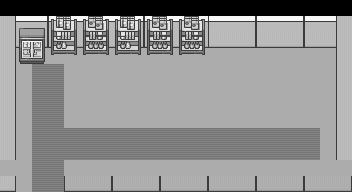

A level layout from a 2D game, rendered from its tile map. Below: a short description, then the map file with tile-grid data replaced by summaries:
An orthogonal 22x12 tile map with 16x16 px tiles, 4 tile layers (floor, hills, decor, decor2), 2 tilesets and 21 objects (6x walls/wall_3_middle, 6x walls/wall_3_right, 5x walls/wall_3_left, 2x walls/wall_2_left).

<map version="1.10" tiledversion="1.11.2" orientation="orthogonal" renderorder="right-down" width="22" height="12" tilewidth="16" tileheight="16" infinite="0" nextlayerid="8" nextobjectid="194">
 <editorsettings>
  <export target="shop1.lua" format="lua" />
 </editorsettings>
 <tileset firstgid="1" name="walls" tilewidth="16" tileheight="16" tilecount="391" columns="17">
  <image source="../assets/tilesets/walls.png" width="272" height="368" />
 </tileset>
 <tileset firstgid="392" name="Interiors" tilewidth="16" tileheight="16" tilecount="1536" columns="16">
  <image source="../assets/tilesets/Interiors.png" width="256" height="1536" />
 </tileset>
 <layer id="1" name="floor" width="22" height="12">
  <data>[264 cells, 241 non-empty, 2 distinct tile ids]</data>
 </layer>
 <layer id="2" name="hills" width="22" height="12">
  <data>[264 cells, 77 non-empty, 10 distinct tile ids]</data>
 </layer>
 <layer id="3" name="decor" width="22" height="12">
  <data>[264 cells, 36 non-empty, 12 distinct tile ids]</data>
 </layer>
 <layer id="5" name="decor2" width="22" height="12">
  <data>[264 cells, 36 non-empty, 18 distinct tile ids]</data>
 </layer>
 <objectgroup id="6" name="colliders">
  <object id="1" x="336" y="16" width="16" height="176" />
  <object id="174" x="0" y="16" width="16" height="176" />
 </objectgroup>
 <objectgroup id="7" name="props">
  <object id="175" name="walls/wall_3_middle" x="184" y="168">
   <properties>
    <property name="&#10;transparency_when_inside" type="bool" value="true" />
    <property name="add_y" type="float" value="50" />
   </properties>
   <point />
  </object>
  <object id="176" name="walls/wall_3_left" x="168" y="168">
   <properties>
    <property name="&#10;transparency_when_inside" type="bool" value="true" />
    <property name="add_y" type="float" value="50" />
   </properties>
   <point />
  </object>
  <object id="177" name="walls/wall_3_right" x="200" y="168">
   <properties>
    <property name="&#10;transparency_when_inside" type="bool" value="true" />
    <property name="add_y" type="float" value="50" />
   </properties>
   <point />
  </object>
  <object id="178" name="walls/wall_3_left" x="216" y="168">
   <properties>
    <property name="&#10;transparency_when_inside" type="bool" value="true" />
    <property name="add_y" type="float" value="50" />
   </properties>
   <point />
  </object>
  <object id="179" name="walls/wall_3_middle" x="136" y="168">
   <properties>
    <property name="&#10;transparency_when_inside" type="bool" value="true" />
    <property name="add_y" type="float" value="50" />
   </properties>
   <point />
  </object>
  <object id="180" name="walls/wall_3_left" x="120" y="168">
   <properties>
    <property name="&#10;transparency_when_inside" type="bool" value="true" />
    <property name="add_y" type="float" value="50" />
   </properties>
   <point />
  </object>
  <object id="181" name="walls/wall_3_right" x="152" y="168">
   <properties>
    <property name="&#10;transparency_when_inside" type="bool" value="true" />
    <property name="add_y" type="float" value="50" />
   </properties>
   <point />
  </object>
  <object id="182" name="walls/wall_3_middle" x="88" y="168">
   <properties>
    <property name="&#10;transparency_when_inside" type="bool" value="true" />
    <property name="add_y" type="float" value="50" />
   </properties>
   <point />
  </object>
  <object id="183" name="walls/wall_3_left" x="72" y="168">
   <properties>
    <property name="&#10;transparency_when_inside" type="bool" value="true" />
    <property name="add_y" type="float" value="50" />
   </properties>
   <point />
  </object>
  <object id="184" name="walls/wall_3_right" x="104" y="168">
   <properties>
    <property name="&#10;transparency_when_inside" type="bool" value="true" />
    <property name="add_y" type="float" value="50" />
   </properties>
   <point />
  </object>
  <object id="185" name="walls/wall_3_middle" x="280" y="168">
   <properties>
    <property name="&#10;transparency_when_inside" type="bool" value="true" />
    <property name="add_y" type="float" value="50" />
   </properties>
   <point />
  </object>
  <object id="186" name="walls/wall_3_left" x="264" y="168">
   <properties>
    <property name="&#10;transparency_when_inside" type="bool" value="true" />
    <property name="add_y" type="float" value="50" />
   </properties>
   <point />
  </object>
  <object id="187" name="walls/wall_3_right" x="296" y="168">
   <properties>
    <property name="&#10;transparency_when_inside" type="bool" value="true" />
    <property name="add_y" type="float" value="50" />
   </properties>
   <point />
  </object>
  <object id="188" name="walls/wall_2_left" x="312" y="168">
   <properties>
    <property name="&#10;transparency_when_inside" type="bool" value="true" />
    <property name="add_y" type="float" value="50" />
   </properties>
   <point />
  </object>
  <object id="189" name="walls/wall_3_middle" x="232" y="168">
   <properties>
    <property name="&#10;transparency_when_inside" type="bool" value="true" />
    <property name="add_y" type="float" value="50" />
   </properties>
   <point />
  </object>
  <object id="190" name="walls/wall_3_right" x="248" y="168">
   <properties>
    <property name="&#10;transparency_when_inside" type="bool" value="true" />
    <property name="add_y" type="float" value="50" />
   </properties>
   <point />
  </object>
  <object id="191" name="walls/wall_3_middle" x="328" y="168">
   <properties>
    <property name="&#10;transparency_when_inside" type="bool" value="true" />
    <property name="add_y" type="float" value="50" />
   </properties>
   <point />
  </object>
  <object id="192" name="walls/wall_3_right" x="344" y="168">
   <properties>
    <property name="&#10;transparency_when_inside" type="bool" value="true" />
    <property name="add_y" type="float" value="50" />
   </properties>
   <point />
  </object>
  <object id="193" name="walls/wall_2_left" x="8" y="168">
   <properties>
    <property name="&#10;transparency_when_inside" type="bool" value="true" />
    <property name="add_y" type="float" value="50" />
   </properties>
   <point />
  </object>
 </objectgroup>
</map>